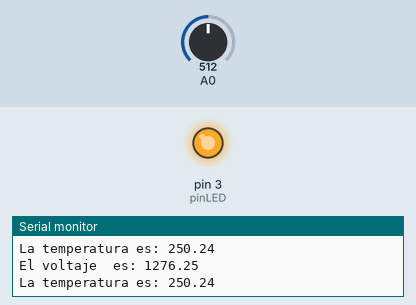
Recording of a sketch running on a simulated Arduino Uno, built with avr-gcc and run on an emulated ATmega328P. On the bench: output pins drawn as LEDs (lit = HIGH), the last lines printed to the serial monitor. The test bench sets the inputs (shaded band); at power-on: A0 = 512.

Above: at 1.2 s.
1.3 s: A0 set to 122
At 2.5 s:
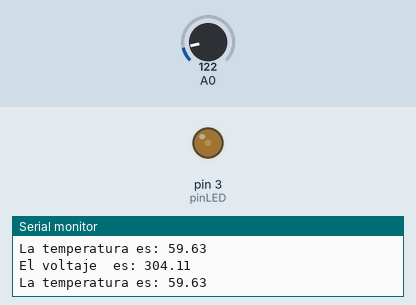
2.8 s: A0 set to 0
At 3.2 s:
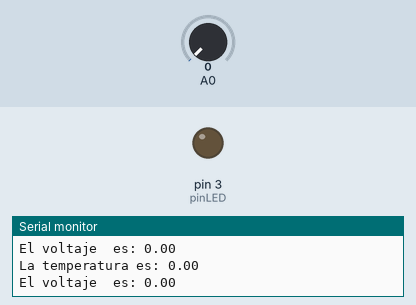
4.3 s: A0 set to 306
At 5.1 s:
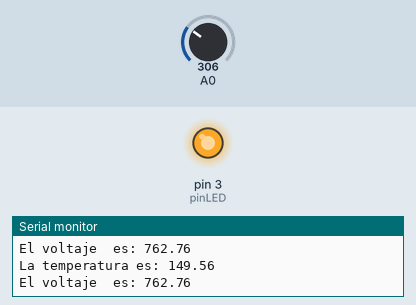
Timing chart, 0 to 7.3 s (numbered marks = the images above; inputs shaded):
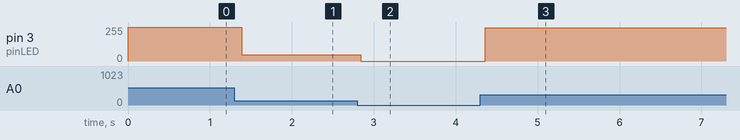

Measured:
- after the input at 1.3 s, pin 3 (pinLED): 252/255 → 48/255 after 0.09 s
- after the input at 2.8 s, pin 3 (pinLED): 48/255 → 0/255 at once
- after the input at 4.3 s, pin 3 (pinLED): 0/255 → 250/255 after 0.06 s

The sketch:

LM35.ino
```cpp
float vLM;
float temp;
float vLED;

int pinLED = 3;

void setup() {

  Serial.begin(9600);
  pinMode(pinLED, OUTPUT);

}

void loop() {
  vLM = analogRead(A0);

  temp = vLM * 5 * 100 / 1023;
  Serial.print("La temperatura es: ");
  Serial.println(temp);

  vLED = (temp * 255) / 50;
  Serial.print("El voltaje  es: ");
  Serial.println(vLED);

 analogWrite(pinLED,vLED);
 delay(5);

}
```
